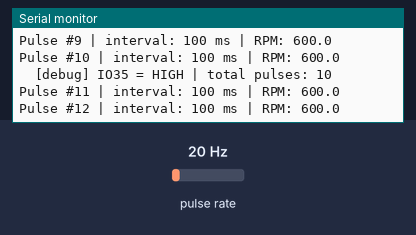
A sketch run on a simulated ESP32. Shown: the last lines printed to the serial monitor. Wiring (inferred from the names in the program): pulse sensor: data GPIO 35. Inputs (shaded band) come from the test bench; at power-on: pulse rate 20 Hz.

Above: at 1.2 s.
1.3 s: pulse rate (sensor on GPIO 35) set to 4 Hz
At 1.67 s:
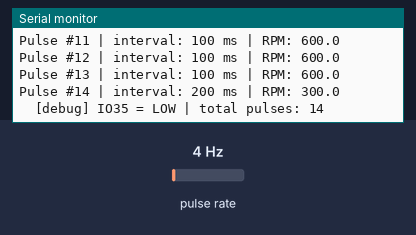
3.5 s: pulse rate (sensor on GPIO 35) set to 50 Hz
At 3.61 s:
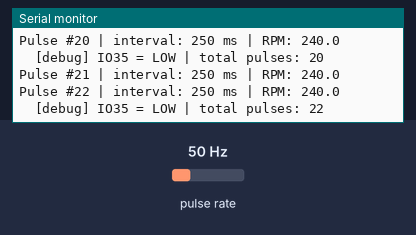
Timing chart, 0 to 6.5 s (numbered marks = the images above; inputs shaded):
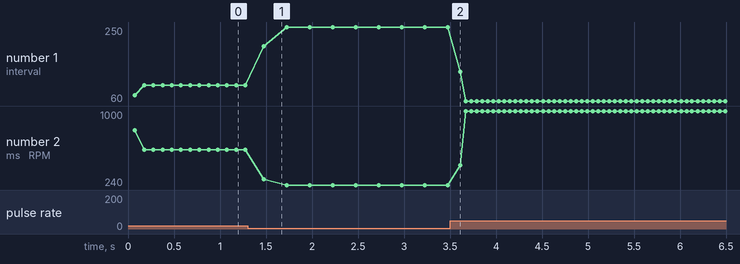

Measured:
- after the input at 1.3 s, the serial monitor: prints a new line after 0.18 s (image 1)
- plotted number 1: 100 → 250 after the input at 1.3 s, 250 → 60 after the input at 3.5 s
- plotted number 2: 600 → 240 after the input at 1.3 s, 240 → 1000 after the input at 3.5 s

The sketch:

test_reed_switch.ino
```cpp
// Vibe Bike — Reed Switch Hardware Test
// Flash this to verify IO35 reads clean pulses from the bike sensor.
//
// Wiring:
//   3.3V ─── 10K resistor ─── IO35 ─── bike wire 1
//   GND  ────────────────────────────── bike wire 2
//
// Expected: IO35 is HIGH at rest, drops to LOW when magnet passes reed switch.
// Serial monitor (115200 baud) prints each pulse with timestamp and interval.
//
// Compile & upload:
//   arduino-cli compile -b esp32:esp32:esp32 firmware/test_reed_switch
//   arduino-cli upload -b esp32:esp32:esp32 -p /dev/cu.usbmodem2101 firmware/test_reed_switch
//   arduino-cli monitor -p /dev/cu.usbmodem2101 -c baudrate=115200

#define SENSOR_PIN 35
#define DEBOUNCE_MS 50

volatile unsigned long lastPulseTime = 0;
volatile unsigned long pulseInterval = 0;
volatile bool newPulse = false;

void IRAM_ATTR onPulse() {
    unsigned long now = millis();
    if (now - lastPulseTime > DEBOUNCE_MS) {
        pulseInterval = now - lastPulseTime;
        lastPulseTime = now;
        newPulse = true;
    }
}

unsigned long pulseCount = 0;

void setup() {
    Serial.begin(115200);
    pinMode(SENSOR_PIN, INPUT);  // 10K external pull-up to 3.3V
    attachInterrupt(digitalPinToInterrupt(SENSOR_PIN), onPulse, FALLING);

    Serial.println("=== Vibe Bike Reed Switch Test ===");
    Serial.println("Waiting for pulses on IO35...");
    Serial.println("Pedal the bike — you should see one pulse per revolution.");
    Serial.println();
}

void loop() {
    if (newPulse) {
        newPulse = false;
        pulseCount++;

        float rpm = (pulseInterval > 0) ? 60000.0 / pulseInterval : 0;

        Serial.printf("Pulse #%lu | interval: %lu ms | RPM: %.1f\n",
                       pulseCount, pulseInterval, rpm);
    }

    // Also print raw pin state every 500ms for debugging
    static unsigned long lastDebug = 0;
    if (millis() - lastDebug > 500) {
        lastDebug = millis();
        Serial.printf("  [debug] IO35 = %s | total pulses: %lu\n",
                       digitalRead(SENSOR_PIN) ? "HIGH" : "LOW", pulseCount);
    }
}
```
